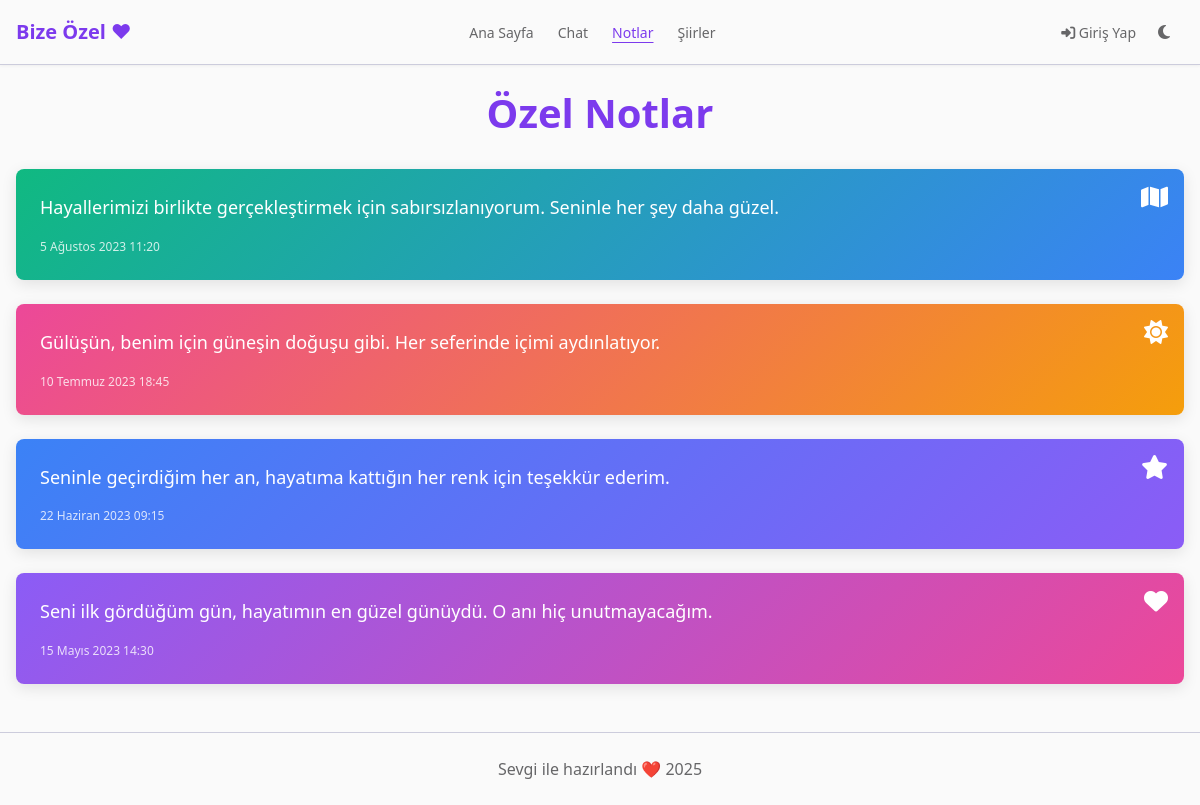
Page /pages/notlar.php on the committed database.
### tables this page shows
CREATE TABLE IF NOT EXISTS notes (
    id INT AUTO_INCREMENT PRIMARY KEY,
    content TEXT NOT NULL,
    gradient VARCHAR(50) NOT NULL DEFAULT 'gradient-violet-pink',
    icon VARCHAR(50) NOT NULL DEFAULT 'fa-heart',
    created_at TIMESTAMP DEFAULT CURRENT_TIMESTAMP
);

### includes/functions.php (called while the page is built, shortened)
<?php
function getNotes() {
    $db = connectDB();
    try {
        $stmt = $db->query("SELECT * FROM notes ORDER BY created_at DESC");
        return $stmt->fetchAll();
    } catch (PDOException $e) {
        error_log("Notları getirme hatası: " . $e->getMessage());
        return [];
    }
}
function formatDate($dateString, $withTime = false) {
    $date = new DateTime($dateString);
    $formatter = new IntlDateFormatter(
        'tr_TR',
        IntlDateFormatter::LONG,
        $withTime ? IntlDateFormatter::SHORT : IntlDateFormatter::NONE
    );
    return $formatter->format($date);
}

### pages/notlar.php (the view, shortened to what this page needs)
<?php
require_once '../includes/functions.php';
$notes = getNotes();
include '../includes/header.php';
?>
<div class="container">
    <h1 class="hero-title text-center mb-8">Özel Notlar</h1>
    <?php foreach ($notes as $note): ?>
        <div class="message-card <?php echo htmlspecialchars($note['gradient']); ?>">
            <i class="fa-solid <?php echo htmlspecialchars($note['icon']); ?> message-icon"></i>
            <div class="message-content"><?php echo htmlspecialchars($note['content']); ?></div>
            <div class="message-date"><?php echo formatDate($note['created_at'], true); ?></div>
        </div>
    <?php endforeach; ?>
</div>
<?php
include '../includes/footer.php';
?>

### assets/css/style.css (style rules this page uses)
:root { --background-light: #fafafa; --foreground-light: #0f0f10; --card-light: #ffffff; --card-foreground-light: #0f0f10; --popover-light: #ffffff; --popover-foreground-light: #0f0f10; --primary-light: #7c3aed; --primary-foreground-light: #f9fafc; --secondary-light: #e6e7f0; --secondary-foreground-light: #313233; --muted-light: #f0f1f5; --muted-foreground-light: #666668; --accent-light: #ede9fe; --accent-foreground-light: #4c1d95; --destructive-light: #ef4444; --destructive-foreground-light: #fafafa; --border-light: #ccccdc; --input-light: #ccccdc; --ring-light: #a495ef; --background-dark: #121524; --foreground-dark: #e5e6f0; --card-dark: #1e2032; --card-foreground-dark: #e5e6f0; --popover-dark: #1e2032; --popover-foreground-dark: #e5e6f0; --primary-dark: #8b5cf6; --primary-foreground-dark: #f9fafc; --secondary-dark: #292b3d; --secondary-foreground-dark: #e5e6f0; --muted-dark: #292b3d; --muted-foreground-dark: #999aa2; --accent-dark: #2e254a; --accent-foreground-dark: #e5e6f0; --destructive-dark: #911b1b; --destructive-foreground-dark: #e5e6f0; --border-dark: #363953; --input-dark: #363953; --ring-dark: #57507e; --radius: 0.5rem; --font-sans: system-ui, -apple-system, BlinkMacSystemFont, "Segoe UI", Roboto, "Helvetica Neue", Arial, sans-serif; }
* { margin: 0; padding: 0; box-sizing: border-box; }
html, body { height: 100%; width: 100%; font-family: var(--font-sans); font-size: 16px; line-height: 1.5; overflow-x: hidden; }
body { background-color: var(--background-light); color: var(--foreground-light); transition: background-color 0.3s ease, color 0.3s ease; display: flex; flex-direction: column; min-height: 100vh; }
.container { width: 100%; max-width: 1200px; margin: 0 auto; padding: 0 1rem; }
.hero-title { font-size: 2.5rem; font-weight: 700; color: var(--primary-light); margin-bottom: 1rem; line-height: 1.2; }
.gradient-violet-pink { background: linear-gradient(135deg, #8b5cf6 0%, #ec4899 100%); }
.gradient-blue-purple { background: linear-gradient(135deg, #3b82f6 0%, #8b5cf6 100%); }
.gradient-pink-orange { background: linear-gradient(135deg, #ec4899 0%, #f59e0b 100%); }
.gradient-green-blue { background: linear-gradient(135deg, #10b981 0%, #3b82f6 100%); }
.message-card { padding: 1.5rem; border-radius: var(--radius); margin-bottom: 1.5rem; color: white; position: relative; box-shadow: 0 4px 15px rgba(0, 0, 0, 0.1); }
.message-icon { font-size: 1.5rem; position: absolute; top: 1rem; right: 1rem; }
.message-content { font-size: 1.125rem; margin-bottom: 1rem; line-height: 1.6; }
.message-date { font-size: 0.75rem; opacity: 0.8; }
.text-center { text-align: center; }
.mb-8 { margin-bottom: 2rem; }

### rows in the picture
notes: content "Hayallerimizi birlikte gerçekleştirmek için sabırsızlanıyorum. Seninle her şey daha güzel.", created_at "5 Ağustos 2023 11:20"
notes: content "Gülüşün, benim için güneşin doğuşu gibi. Her seferinde içimi aydınlatıyor.", created_at "10 Temmuz 2023 18:45"
notes: content "Seninle geçirdiğim her an, hayatıma kattığın her renk için teşekkür ederim.", created_at "22 Haziran 2023 09:15"
notes: content "Seni ilk gördüğüm gün, hayatımın en güzel günüydü. O anı hiç unutmayacağım.", created_at "15 Mayıs 2023 14:30"
